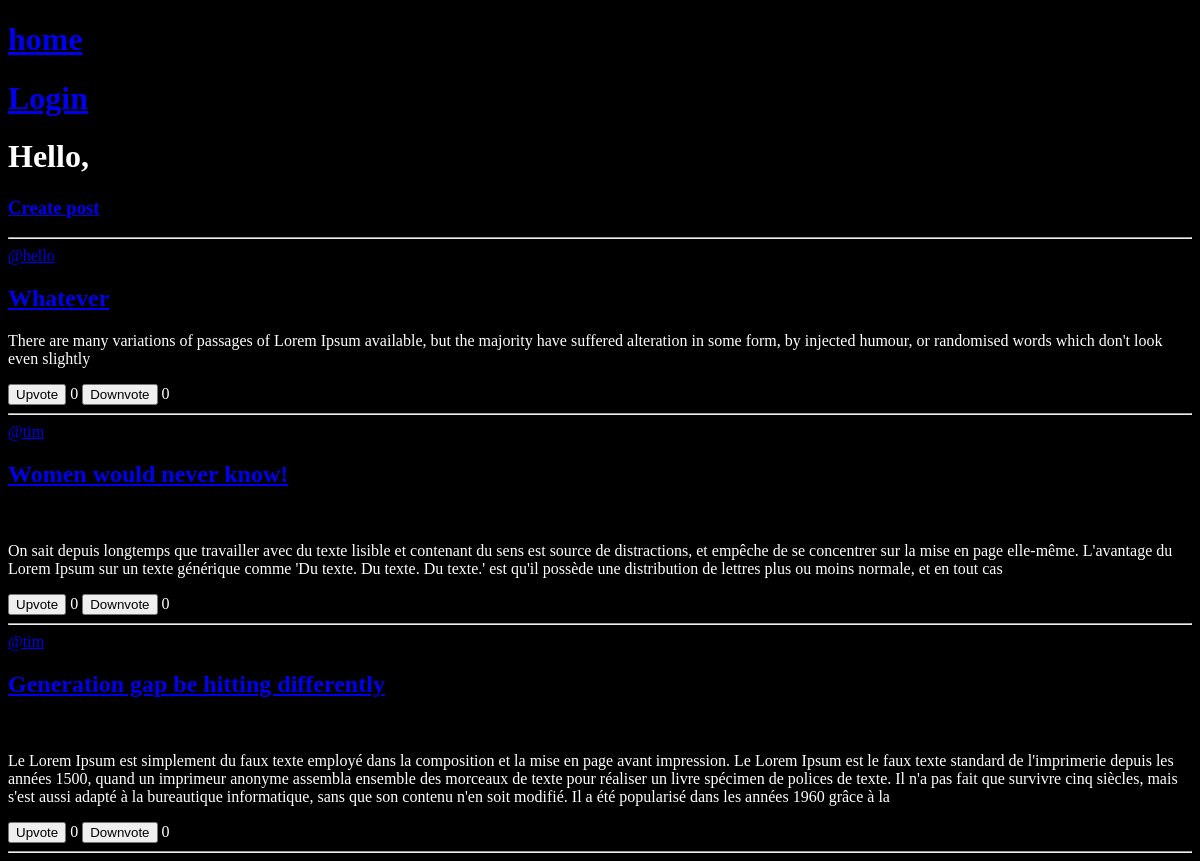
/, run on an earlier commit of the app's database.
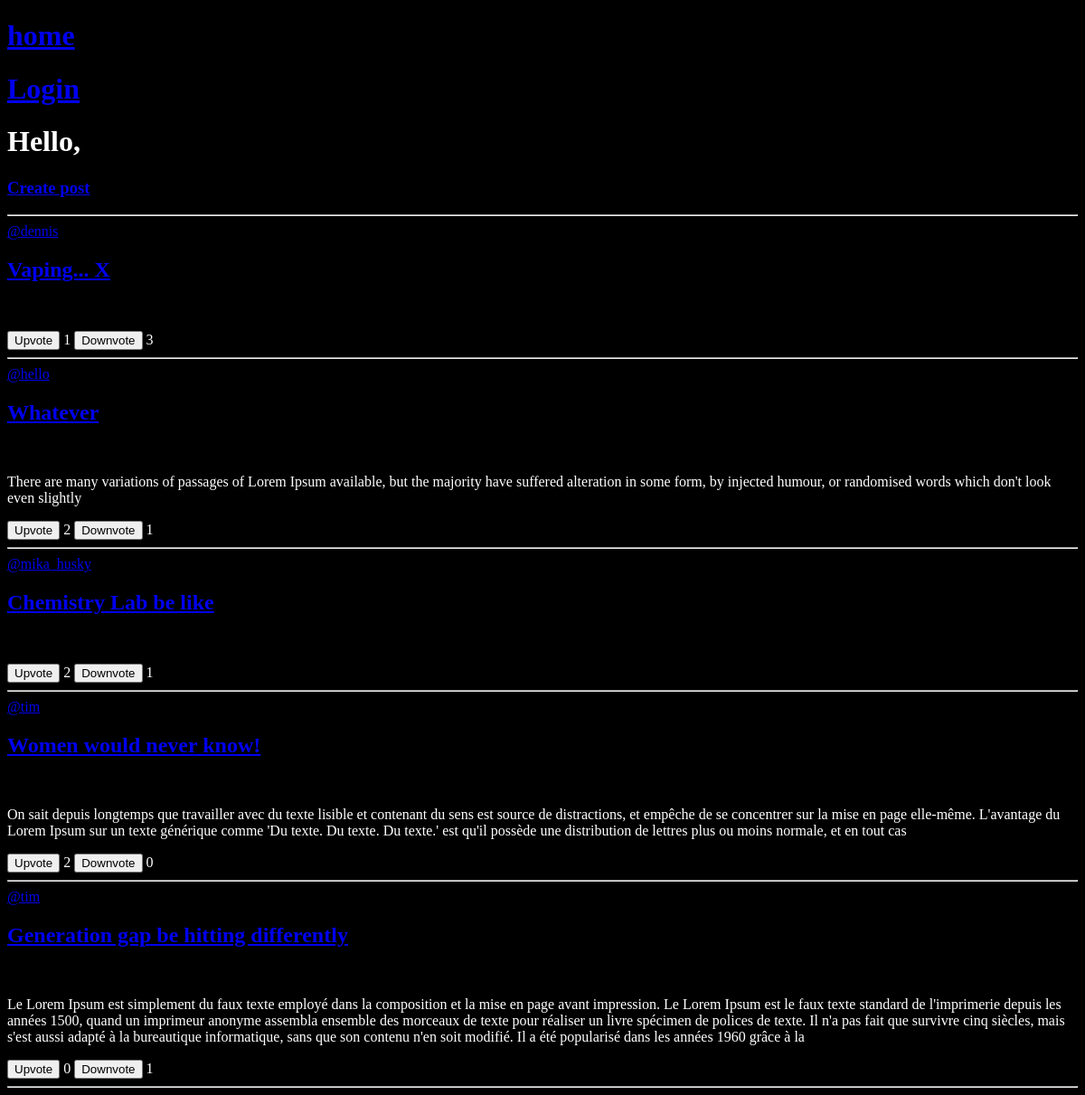
And on a later commit of the database.
### ogambo/models.py (models this page shows, shortened)
class Post(models.Model):
    id = models.UUIDField(primary_key=True, default=uuid.uuid4, editable=False)
    user = models.ForeignKey(User, on_delete=models.SET_NULL, null=True)
    title = models.CharField(max_length=200)
    description = models.TextField(max_length=500, null=True, blank=True)
    tags = models.ManyToManyField(Tag, related_name='posts', blank=True)
    image = models.ImageField(upload_to='post_media/images/', null=True, blank=True)
    video = models.FileField(upload_to='post_media/videos/', null=True, blank=True)
    created = models.DateTimeField(auto_now_add=True)
    updated = models.DateTimeField(auto_now=True)
    class Meta:
        ordering = ['-updated', '-created']
    def upvotes(self):
        return self.votes.filter(vote_type=True).count()
    def downvotes(self):
        return self.votes.filter(vote_type=False).count()

### ogambo/views.py (the view)
# urls.py: 2. Add a URL to urlpatterns:  path('', views.home, name='home')
def home(request):
    posts = Post.objects.all()
    context = {'posts' : posts}
    return render(request, 'ogambo/home.html', context)

### ogambo/templates/ogambo/home.html (shortened to what this page needs)
{% extends 'main.html' %}
{% block content %}
<h1>Hello, {{request.user.username}}</h1>
<a href="{% url 'create-post' %}"><h3>Create post</h3></a>
<hr>
{% for post in posts %}
    <span><a href="{% url 'user-profile' post.user.username %}">@{{post.user.username}}</a></span>
    <h2><a href="{% url 'post' post.id %}">{{post.title}}</a></h2>
    <p>{{post.description}}</p>
    <button data-vote-type="upvote" data-post-id="{{post.id}}" class="vote-btn">Upvote</button> {{ post.upvotes }}
    <button data-vote-type="downvote" data-post-id="{{post.id}}" class="vote-btn">Downvote</button> {{ post.downvotes }}
    <hr>
{% endfor %}
{% endblock content %}

### templates/main.html (shortened to what this page needs)
{% load static %}
<!DOCTYPE html>
<html lang="en">
<head>
    <link rel="stylesheet" href="{% static 'assets/main.css' %}">
</head>
<body>
    {% include 'navbar.html' %}
    {% block content %}{% endblock %}
</body>
</html>

### templates/navbar.html
<a href="/">
    <h1>home</h1>
</a>
{% if user.is_authenticated %}
<a href="{% url 'logout' %}">
    <h1>Logout</h1>
</a>
{% else %}
<a href="{% url 'login' %}">
    <h1>Login</h1>
</a>
{% endif %}

### static/assets/main.css (style rules this page uses)
body { background-color: black; color: white; }

What changed in the data, as far as the page shows it:
added Post: user.username "dennis", title "Vaping... X", upvotes "1", downvotes "3"
changed Post "Whatever": upvotes "0" → "2"; downvotes "0" → "1"
added Post: user.username "mika_husky", title "Chemistry Lab be like", upvotes "2", downvotes "1"
computed for Post "Women would never know!": upvotes "0" → "2"
computed for Post "Generation gap be hitting differently": downvotes "0" → "1"
